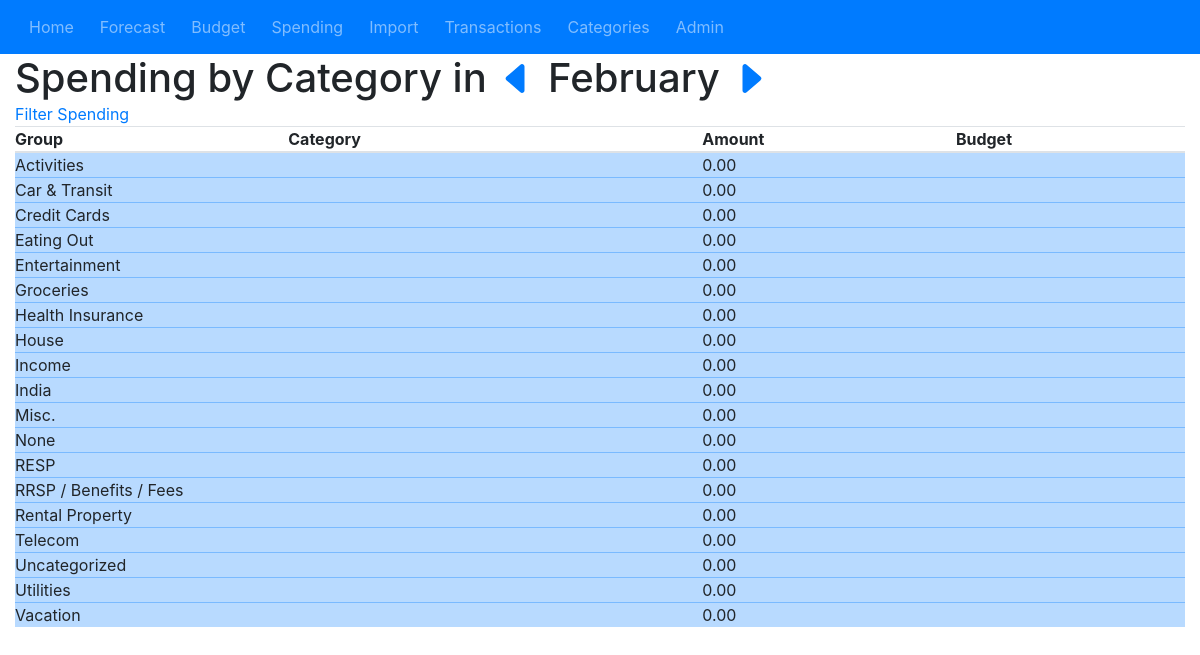
Page /category/spending/2021/2/ on the earlier database version.
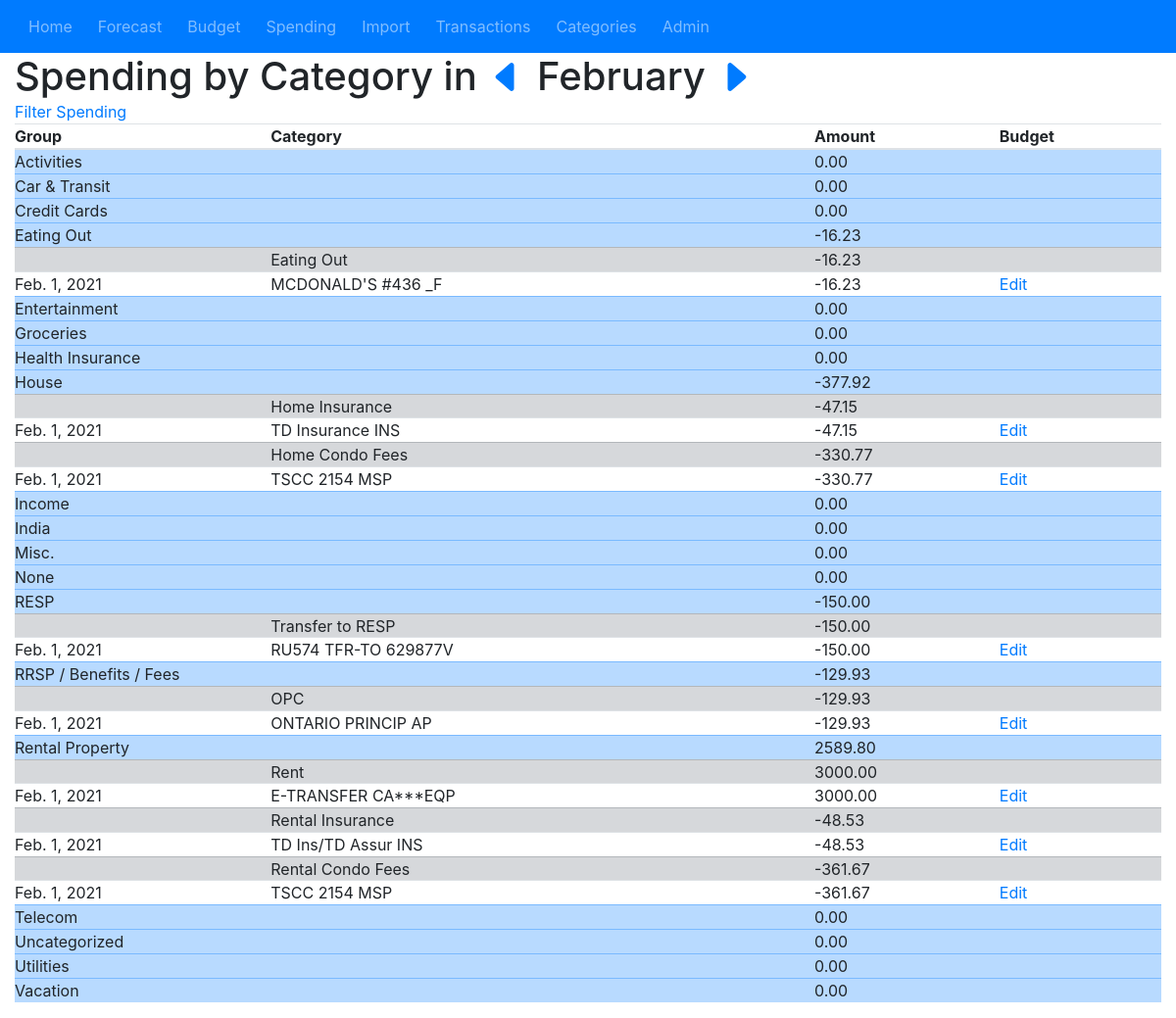
Same page on the later database version.
### category/models.py (models this page shows, shortened)
class CategoryGroup(models.Model):
	name = models.CharField(max_length=50)
	budget_method = models.CharField(max_length=1, choices=BUDGET_METHOD, default='N')
	remainder = models.BooleanField(default=True, help_text='Check if pot of money.')
	class Meta:
		verbose_name='Category Group'

class Category(models.Model):
	name = models.CharField(max_length=50, blank=True)
	group = models.ForeignKey(CategoryGroup, on_delete=models.PROTECT)
	budget_method = models.CharField(max_length=1, choices=BUDGET_METHOD, default='N')
	remainder = models.BooleanField(default=True, help_text='Check if pot of money.')
	class Meta:
		verbose_name_plural = 'Categories'

### transaction/models.py (models this page shows, shortened)
class Transaction(models.Model):
	date = models.DateField()
	description = models.CharField(max_length=100)
	amount = models.DecimalField(max_digits=8, decimal_places=2)
	category = models.ForeignKey(Category, on_delete=models.SET_DEFAULT, default=None, blank=True, null=True)

### category/views.py (the view)
# urls.py: path('spending/', SpendingView.as_view(), name='spending-list'),
class SpendingView(TemplateView):
	template_name='spending_list.html'
	def get_context_data(self, **kwargs):
		context = super().get_context_data(**kwargs)
		view_title='Spending by Category in'
		view_url='spending-list'
		context, view_date=view_title_context_data(self, context, view_url, view_title)
		spending_list=[]
		cat_group_list=CategoryGroup.objects.all().order_by('name')
		for cat_group in cat_group_list:
			cat_list=[]
			cat_list_in_group = Category.objects.filter(group=cat_group)
			group_sum = Transaction.objects.filter(
				category__in=cat_list_in_group,
				date__month=view_date.month,
				date__year=view_date.year).aggregate(Sum('amount'))
			for cat in cat_list_in_group:
				tran_list=Transaction.objects.filter(
					category=cat,
					date__month=view_date.month,
					date__year=view_date.year).order_by('date')
				cat_sum=tran_list.aggregate(Sum('amount'))
				cat_list.append((cat,cat_sum,tran_list))
			group_list=(cat_group,group_sum,cat_list)
			spending_list.append(group_list)
		context['spending_list']=spending_list
		return context

### inthebank/views.py (called while the page is built)
def view_date_control(year, month):
	today=datetime.date.today()
	if year:
		view_date=datetime.date(year,month,1)
		prev=view_date + relativedelta(months=-1)
		if view_date.month != today.month or view_date.year != today.year:
			next = view_date + relativedelta(months=+1)
		else:
			next = None
	else: #First load so starts with Today
		view_date=datetime.date.today()
		prev=view_date + relativedelta(months=-1)
		next = None
	return {'prev':prev, 'next':next, 'view_date':view_date}

def view_title_context_data(self, context, view_url, view_title):
	if self.kwargs:
		return_control=view_date_control(self.kwargs['year'],self.kwargs['month'])
	else:
		return_control=view_date_control(None, None)
	view_date = return_control['view_date']
	context['title']=view_title
	context['view_url']=view_url
	context['prev']=return_control['prev']
	context['next']=return_control['next']
	context['view_date']=view_date
	return context, view_date

### templates/spending_list.html (shortened to what this page needs)
{% extends "base.html" %}
{% load crispy_forms_tags %}
{% block main_content %}
	<a class="nav-link" href="{% url 'spending-filter' %}">Filter Spending</a>
	<table class="table">
		<thead>
		<tr>
			<th scope="col">Group</th>
			<th scope="col">Category</th>
			<th scope="col">Amount</th>
			<th scope="col">Budget</th>
		</tr>
		</thead>
		<tbody>
			{% for group in spending_list %}
				<tr class="table-primary">
					<td colspan='2'>{{group.0.name}}</td>
					<td>{{group.1.amount__sum|floatformat:"2"|default:"0.00"}}</td>
					<td>{{group.0.budget}}</td>
				</tr>
				{% for cat in group.2 %}
					{% if cat.2 %}
						<tr class="table-secondary">
							<td></td>
							<td>{{cat.0.name}}</td>
							<td>{{cat.1.amount__sum|floatformat:"2"|default:"0.00"}}</td>
							<td>{{cat.0.budget}}</td>
						</tr>
						<tr>
							{% for tran in cat.2 %}
							<tr>
								<td>{{tran.date}}</td>
								<td>{{tran.description}}</td>
								<td>{{tran.amount}}</td>
								<td><a class="nav-link" href="{% url 'transaction-update' tran.pk %}?next={{request.path|urlencode}}"">Edit</td></a>
							</tr>
							{% endfor %}
						</tr>
					{% endif %}
				{% endfor %}
			{% endfor %}
		</tbody>
	</table>
{% endblock %}

### templates/base.html (shortened to what this page needs)
<!DOCTYPE html>
{% load static %}
<html lang="en">
	<head>
 		<link rel="stylesheet" href="https://cdn.jsdelivr.net/npm/bootstrap@4.5.3/dist/css/bootstrap.min.css">
		<link rel="stylesheet" type="text/css" href="{% static 'my.css' %}">
  </head>
  <body>
	<nav class="navbar navbar-expand-md navbar-dark bg-primary">
		<ul class="navbar-nav">
		  <li class="nav-item active"><button type="button" class="btn">
			<a class="nav-link" href="{% url 'homepage-index' %}">Home <span class="sr-only">(current)</span></a>
		  </li></button>
		  <li class="nav-item"><button type="button" class="btn">
			<a class="nav-link" href="{% url 'forecast-view' %}">Forecast</a>
		  </li></button>
		  <li class="nav-item"><button type="button" class="btn">
			<a class="nav-link" href="{% url 'budget-list' %}">Budget</a>
		  </li></button>
		  <li class="nav-item"><button type="button" class="btn">
			<a class="nav-link" href="{% url 'spending-list' %}">Spending</a>
		  </li></button>
		  <li class="nav-item"><button type="button" class="btn">
			<a class="nav-link" href="{% url 'choose-file' %}">Import</a>
		  </li></button>
		  <li class="nav-item"><button type="button" class="btn">
			<a class="nav-link" href="{% url 'transaction-list' %}">Transactions</a>
		  </li></button>
		  <li class="nav-item"><button type="button" class="btn">
			<a class="nav-link" href="{% url 'category-list' %}">Categories</a>
		  </li></button>
		  <li class="nav-item"><button type="button" class="btn">
			<a class="nav-link" href="{% url 'admin:index' %}">Admin</a>
		  </li></button>
		</ul>
	</nav>
	<main role="main" class="container-fluid h-100">
		<h1>
			{{title}}
			{% if view_date %}
					<a href="{% url view_url prev.year prev.month %}"><svg width="1em" height="1em" viewBox="0 1 16 16" class="bi bi-caret-left-fill" fill="currentColor" xmlns="http://www.w3.org/2000/svg"><path d="M3.86 8.753l5.482 4.796c.646.566 1.658.106 1.658-.753V3.204a1 1 0 0 0-1.659-.753l-5.48 4.796a1 1 0 0 0 0 1.506z"/></svg></a>
					{{view_date|date:"F"}}
				{% if next %}
					<a href="{% url view_url next.year next.month %}"><svg width="1em" height="1em" viewBox="0 1 16 16" class="bi bi-caret-right-fill" fill="currentColor" xmlns="http://www.w3.org/2000/svg"><path d="M12.14 8.753l-5.482 4.796c-.646.566-1.658.106-1.658-.753V3.204a1 1 0 0 1 1.659-.753l5.48 4.796a1 1 0 0 1 0 1.506z"/></svg></a>
				{% endif %}
			{% endif %}
		</h1>
		{% block main_content%}{% endblock %}
 	</main>
  	 </body>
</html>

### static/my.css (style rules this page uses)
tr td { padding: 0 !important; margin: 0 !important; }
th { padding: 0 !important; margin: 0 !important; }
a { padding: 0 !important; margin: 0 !important; }
h1 { padding: 0 !important; margin: 0 !important; }

Differences in the rows shown:
computed for CategoryGroup "Eating Out": gains Category (name "Eating Out", cat "-16.23"); group "0.00" → "-16.23"
added Transaction: date "Feb. 1, 2021", description "MCDONALD'S #436 _F", amount "-16.23", shown under "Eating Out"
computed for CategoryGroup "House": gains Category (name "Home Insurance", cat "-47.15"); gains Category (name "Home Condo Fees", cat "-330.77"); group "0.00" → "-377.92"
added Transaction: date "Feb. 1, 2021", description "TD Insurance INS", amount "-47.15", shown under "Home Insurance"
added Transaction: date "Feb. 1, 2021", description "TSCC 2154 MSP", amount "-330.77", shown under "Home Condo Fees"
computed for CategoryGroup "RESP": gains Category (name "Transfer to RESP", cat "-150.00"); group "0.00" → "-150.00"
added Transaction: date "Feb. 1, 2021", description "RU574 TFR-TO 629877V", amount "-150.00", shown under "Transfer to RESP"
computed for CategoryGroup "RRSP / Benefits / Fees": gains Category (name "OPC", cat "-129.93"); group "0.00" → "-129.93"
added Transaction: date "Feb. 1, 2021", description "ONTARIO PRINCIP AP", amount "-129.93", shown under "OPC"
computed for CategoryGroup "Rental Property": gains Category (name "Rent", cat "3000.00"); gains Category (name "Rental Insurance", cat "-48.53"); gains Category (name "Rental Condo Fees", cat "-361.67"); group "0.00" → "2589.80"
added Transaction: date "Feb. 1, 2021", description "E-TRANSFER CA***EQP", amount "3000.00", shown under "Rent"
added Transaction: date "Feb. 1, 2021", description "TD Ins/TD Assur INS", amount "-48.53", shown under "Rental Insurance"
added Transaction: date "Feb. 1, 2021", description "TSCC 2154 MSP", amount "-361.67", shown under "Rental Condo Fees"
